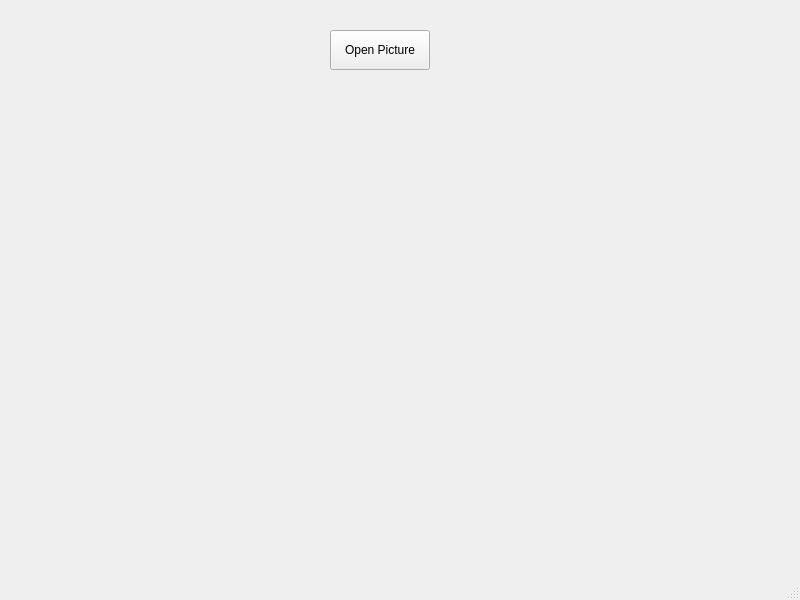
<?xml version="1.0" encoding="UTF-8"?>
<ui version="4.0">
 <class>MainWindow</class>
 <widget class="QMainWindow" name="MainWindow">
  <property name="geometry">
   <rect>
    <x>0</x>
    <y>0</y>
    <width>800</width>
    <height>600</height>
   </rect>
  </property>
  <property name="windowTitle">
   <string>MainWindow</string>
  </property>
  <widget class="QWidget" name="centralwidget">
   <widget class="QPushButton" name="pbLoadPicture">
    <property name="geometry">
     <rect>
      <x>330</x>
      <y>30</y>
      <width>100</width>
      <height>40</height>
     </rect>
    </property>
    <property name="text">
     <string>Open Picture</string>
    </property>
   </widget>
  </widget>
  <widget class="QMenuBar" name="menubar">
   <property name="geometry">
    <rect>
     <x>0</x>
     <y>0</y>
     <width>800</width>
     <height>23</height>
    </rect>
   </property>
  </widget>
  <widget class="QStatusBar" name="statusbar"/>
 </widget>
 <resources/>
 <connections/>
</ui>
